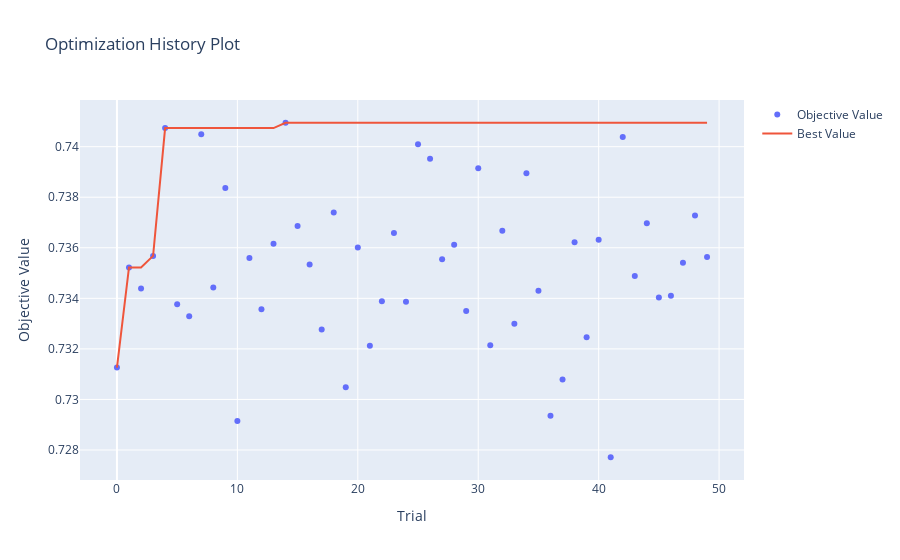
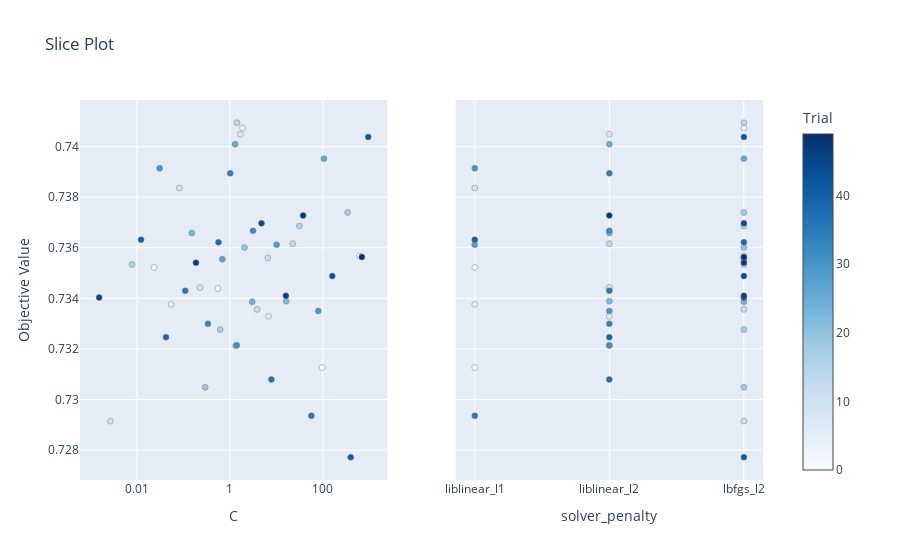
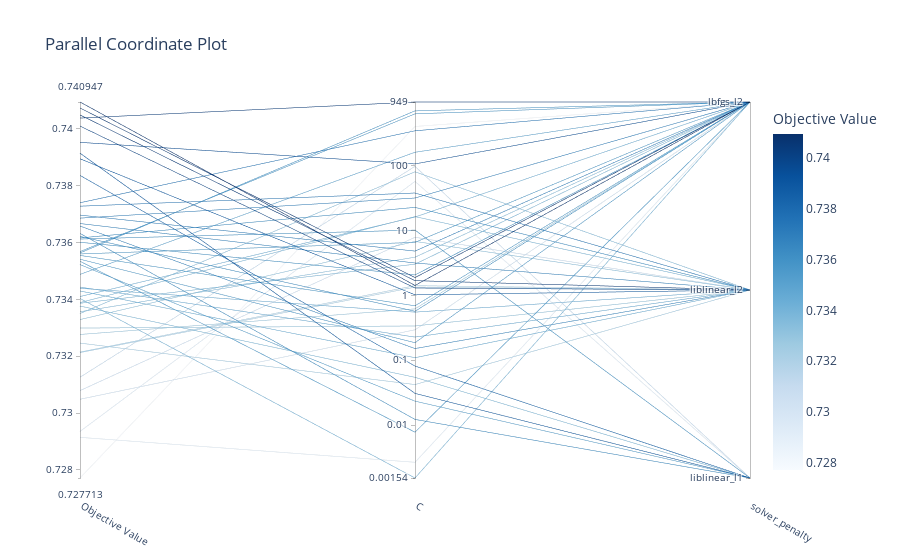
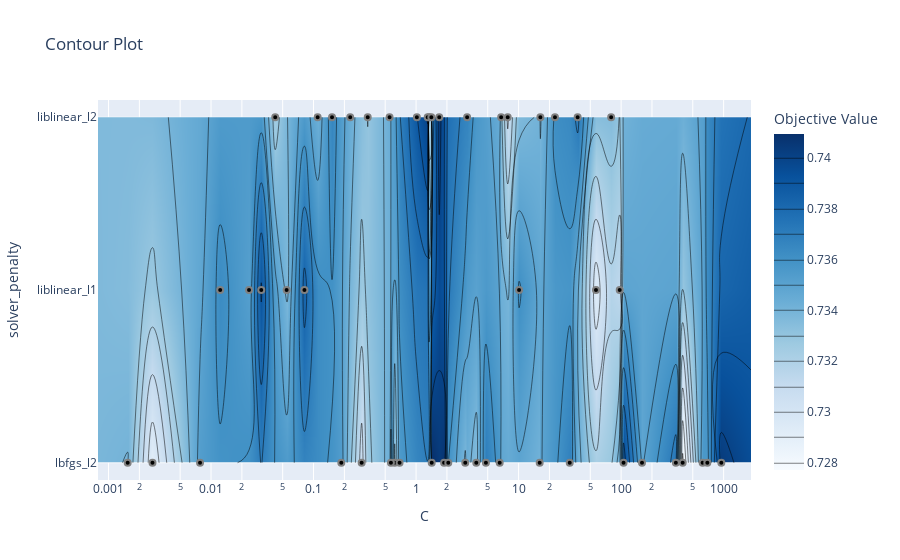

The cell these charts' notebook holds for them, in order:
### Code cell
# Exibe os melhores resultados e parâmetros para cada modelo
for model_name in best_study_per_model:
    print(f"Best F1 for {model_name}: {best_f1_per_model[model_name]}")
    print(f"Best Parameters for {model_name}: {best_params_per_model[model_name]}")

    print(f"Plots for model: {model_name}")

    study = best_study_per_model[model_name]
    fig_opt_history = plot_optimization_history(study)
    fig_opt_history.show()

    fig_slice = plot_slice(study)
    fig_slice.show()

    fig_parallel = plot_parallel_coordinate(study)
    fig_parallel.show()

    fig_contour = plot_contour(study)
    fig_contour.show()

    fig_param_importances = plot_param_importances(study)
    fig_param_importances.show()

### Figure 1 — Plotly figure (JSON) as saved in the notebook; plotly's stock layout.template omitted (floating-point values rounded to 4 significant figures)
{"data": [{"mode": "markers", "name": "Objective Value", "type": "scatter", "x": [0, 1, 2, 3, 4, 5, 6, 7, 8, 9, 10, 11, 12, 13, 14, 15, 16, 17, 18, 19, 20, 21, 22, 23, 24, 25, 26, 27, 28, 29, 30, 31, 32, 33, 34, 35, 36, 37, 38, 39, 40, 41, 42, 43, 44, 45, 46, 47, 48, 49], "y": [0.7313, 0.7352, 0.7344, 0.7357, 0.7407, 0.7338, 0.7333, 0.7405, 0.7344, 0.7384, 0.7291, 0.7356, 0.7336, 0.7362, 0.7409, 0.7369, 0.7353, 0.7328, 0.7374, 0.7305, 0.736, 0.7321, 0.7339, 0.7366, 0.7339, 0.7401, 0.7395, 0.7355, 0.7361, 0.7335, 0.7391, 0.7321, 0.7367, 0.733, 0.7389, 0.7343, 0.7294, 0.7308, 0.7362, 0.7325, 0.7363, 0.7277, 0.7404, 0.7349, 0.737, 0.734, 0.7341, 0.7354, 0.7373, 0.7356]}, {"mode": "lines", "name": "Best Value", "type": "scatter", "x": [0, 1, 2, 3, 4, 5, 6, 7, 8, 9, 10, 11, 12, 13, 14, 15, 16, 17, 18, 19, 20, 21, 22, 23, 24, 25, 26, 27, 28, 29, 30, 31, 32, 33, 34, 35, 36, 37, 38, 39, 40, 41, 42, 43, 44, 45, 46, 47, 48, 49], "y": [0.7313, 0.7352, 0.7352, 0.7357, 0.7407, 0.7407, 0.7407, 0.7407, 0.7407, 0.7407, 0.7407, 0.7407, 0.7407, 0.7407, 0.7409, 0.7409, 0.7409, 0.7409, 0.7409, 0.7409, 0.7409, 0.7409, 0.7409, 0.7409, 0.7409, 0.7409, 0.7409, 0.7409, 0.7409, 0.7409, 0.7409, 0.7409, 0.7409, 0.7409, 0.7409, 0.7409, 0.7409, 0.7409, 0.7409, 0.7409, 0.7409, 0.7409, 0.7409, 0.7409, 0.7409, 0.7409, 0.7409, 0.7409, 0.7409, 0.7409]}, {"marker": {"color": "#cccccc"}, "mode": "markers", "name": "Infeasible Trial", "showlegend": false, "type": "scatter", "x": [], "y": []}], "layout": {"title": {"text": "Optimization History Plot"}, "xaxis": {"title": {"text": "Trial"}}, "yaxis": {"title": {"text": "Objective Value"}}}}

### Figure 2 — Plotly figure (JSON) as saved in the notebook; plotly's stock layout.template omitted (floating-point values rounded to 4 significant figures)
{"data": [{"marker": {"color": [0, 1, 2, 3, 4, 5, 6, 7, 8, 9, 10, 11, 12, 13, 14, 15, 16, 17, 18, 19, 20, 21, 22, 23, 24, 25, 26, 27, 28, 29, 30, 31, 32, 33, 34, 35, 36, 37, 38, 39, 40, 41, 42, 43, 44, 45, 46, 47, 48, 49], "colorbar": {"title": {"text": "Trial"}, "x": 1, "xpad": 40}, "colorscale": [[0, "rgb(247,251,255)"], [0.125, "rgb(222,235,247)"], [0.25, "rgb(198,219,239)"], [0.375, "rgb(158,202,225)"], [0.5, "rgb(107,174,214)"], [0.625, "rgb(66,146,198)"], [0.75, "rgb(33,113,181)"], [0.875, "rgb(8,81,156)"], [1, "rgb(8,48,107)"]], "line": {"color": "Grey", "width": 0.5}, "showscale": true}, "mode": "markers", "name": "Feasible Trial", "showlegend": false, "type": "scatter", "x": [96.89, 0.02348, 0.5515, 623.7, 1.876, 0.05464, 6.759, 1.683, 0.2278, 0.08149, 0.002686, 6.542, 3.867, 22.63, 1.421, 31.53, 0.007815, 0.6192, 341.9, 0.2947, 2.062, 1.34, 16.31, 0.1515, 3.019, 1.298, 105.6, 0.6904, 10.11, 79.93, 0.03091, 1.409, 3.148, 0.3377, 1.018, 0.1097, 56.87, 7.834, 0.5687, 0.04229, 0.01229, 398.4, 949.2, 159.8, 4.799, 0.001539, 16.06, 0.1866, 37.66, 693.2], "xaxis": "x", "y": [0.7313, 0.7352, 0.7344, 0.7357, 0.7407, 0.7338, 0.7333, 0.7405, 0.7344, 0.7384, 0.7291, 0.7356, 0.7336, 0.7362, 0.7409, 0.7369, 0.7353, 0.7328, 0.7374, 0.7305, 0.736, 0.7321, 0.7339, 0.7366, 0.7339, 0.7401, 0.7395, 0.7355, 0.7361, 0.7335, 0.7391, 0.7321, 0.7367, 0.733, 0.7389, 0.7343, 0.7294, 0.7308, 0.7362, 0.7325, 0.7363, 0.7277, 0.7404, 0.7349, 0.737, 0.734, 0.7341, 0.7354, 0.7373, 0.7356], "yaxis": "y"}, {"marker": {"color": [0, 1, 2, 3, 4, 5, 6, 7, 8, 9, 10, 11, 12, 13, 14, 15, 16, 17, 18, 19, 20, 21, 22, 23, 24, 25, 26, 27, 28, 29, 30, 31, 32, 33, 34, 35, 36, 37, 38, 39, 40, 41, 42, 43, 44, 45, 46, 47, 48, 49], "colorbar": {"title": {"text": "Trial"}, "x": 1, "xpad": 40}, "colorscale": [[0, "rgb(247,251,255)"], [0.125, "rgb(222,235,247)"], [0.25, "rgb(198,219,239)"], [0.375, "rgb(158,202,225)"], [0.5, "rgb(107,174,214)"], [0.625, "rgb(66,146,198)"], [0.75, "rgb(33,113,181)"], [0.875, "rgb(8,81,156)"], [1, "rgb(8,48,107)"]], "line": {"color": "Grey", "width": 0.5}, "showscale": false}, "mode": "markers", "name": "Feasible Trial", "showlegend": false, "type": "scatter", "x": ["liblinear_l1", "liblinear_l1", "liblinear_l2", "lbfgs_l2", "lbfgs_l2", "liblinear_l1", "liblinear_l2", "liblinear_l2", "liblinear_l2", "liblinear_l1", "lbfgs_l2", "lbfgs_l2", "lbfgs_l2", "liblinear_l2", "lbfgs_l2", "lbfgs_l2", "lbfgs_l2", "lbfgs_l2", "lbfgs_l2", "lbfgs_l2", "lbfgs_l2", "liblinear_l2", "liblinear_l2", "liblinear_l2", "lbfgs_l2", "liblinear_l2", "lbfgs_l2", "lbfgs_l2", "liblinear_l1", "liblinear_l2", "liblinear_l1", "liblinear_l2", "liblinear_l2", "liblinear_l2", "liblinear_l2", "liblinear_l2", "liblinear_l1", "liblinear_l2", "lbfgs_l2", "liblinear_l2", "liblinear_l1", "lbfgs_l2", "lbfgs_l2", "lbfgs_l2", "lbfgs_l2", "lbfgs_l2", "lbfgs_l2", "lbfgs_l2", "liblinear_l2", "lbfgs_l2"], "xaxis": "x2", "y": [0.7313, 0.7352, 0.7344, 0.7357, 0.7407, 0.7338, 0.7333, 0.7405, 0.7344, 0.7384, 0.7291, 0.7356, 0.7336, 0.7362, 0.7409, 0.7369, 0.7353, 0.7328, 0.7374, 0.7305, 0.736, 0.7321, 0.7339, 0.7366, 0.7339, 0.7401, 0.7395, 0.7355, 0.7361, 0.7335, 0.7391, 0.7321, 0.7367, 0.733, 0.7389, 0.7343, 0.7294, 0.7308, 0.7362, 0.7325, 0.7363, 0.7277, 0.7404, 0.7349, 0.737, 0.734, 0.7341, 0.7354, 0.7373, 0.7356], "yaxis": "y2"}], "layout": {"title": {"text": "Slice Plot"}, "xaxis": {"anchor": "y", "domain": [0, 0.45], "title": {"text": "C"}, "type": "log"}, "xaxis2": {"anchor": "y2", "categoryarray": ["liblinear_l1", "liblinear_l2", "lbfgs_l2"], "categoryorder": "array", "domain": [0.55, 1], "title": {"text": "solver_penalty"}, "type": "category"}, "yaxis": {"anchor": "x", "domain": [0, 1], "title": {"text": "Objective Value"}}, "yaxis2": {"anchor": "x2", "domain": [0, 1], "matches": "y", "showticklabels": false}}}

### Figure 3 — Plotly figure (JSON) as saved in the notebook; plotly's stock layout.template omitted (floating-point values rounded to 4 significant figures)
{"data": [{"dimensions": [{"label": "Objective Value", "range": [0.7277, 0.7409], "values": [0.7313, 0.7352, 0.7344, 0.7357, 0.7407, 0.7338, 0.7333, 0.7405, 0.7344, 0.7384, 0.7291, 0.7356, 0.7336, 0.7362, 0.7409, 0.7369, 0.7353, 0.7328, 0.7374, 0.7305, 0.736, 0.7321, 0.7339, 0.7366, 0.7339, 0.7401, 0.7395, 0.7355, 0.7361, 0.7335, 0.7391, 0.7321, 0.7367, 0.733, 0.7389, 0.7343, 0.7294, 0.7308, 0.7362, 0.7325, 0.7363, 0.7277, 0.7404, 0.7349, 0.737, 0.734, 0.7341, 0.7354, 0.7373, 0.7356]}, {"label": "C", "range": [-2.813, 2.977], "ticktext": ["0.00154", "0.01", "0.1", "1", "10", "100", "949"], "tickvals": [-2.813, -2, -1, 0, 1, 2, 2.977], "values": [1.986, -1.629, -0.2584, 2.795, 0.2733, -1.263, 0.8299, 0.2261, -0.6424, -1.089, -2.571, 0.8157, 0.5873, 1.355, 0.1525, 1.499, -2.107, -0.2082, 2.534, -0.5306, 0.3142, 0.127, 1.213, -0.8196, 0.4799, 0.1132, 2.024, -0.1609, 1.005, 1.903, -1.51, 0.149, 0.498, -0.4714, 0.007863, -0.9599, 1.755, 0.894, -0.2451, -1.374, -1.91, 2.6, 2.977, 2.204, 0.6812, -2.813, 1.206, -0.7292, 1.576, 2.841]}, {"label": "solver_penalty", "range": [0, 2], "ticktext": ["liblinear_l1", "liblinear_l2", "lbfgs_l2"], "tickvals": [0, 1, 2], "values": [0, 0, 1, 2, 2, 0, 1, 1, 1, 0, 2, 2, 2, 1, 2, 2, 2, 2, 2, 2, 2, 1, 1, 1, 2, 1, 2, 2, 0, 1, 0, 1, 1, 1, 1, 1, 0, 1, 2, 1, 0, 2, 2, 2, 2, 2, 2, 2, 1, 2]}], "labelangle": 30, "labelside": "bottom", "line": {"color": [0.7313, 0.7352, 0.7344, 0.7357, 0.7407, 0.7338, 0.7333, 0.7405, 0.7344, 0.7384, 0.7291, 0.7356, 0.7336, 0.7362, 0.7409, 0.7369, 0.7353, 0.7328, 0.7374, 0.7305, 0.736, 0.7321, 0.7339, 0.7366, 0.7339, 0.7401, 0.7395, 0.7355, 0.7361, 0.7335, 0.7391, 0.7321, 0.7367, 0.733, 0.7389, 0.7343, 0.7294, 0.7308, 0.7362, 0.7325, 0.7363, 0.7277, 0.7404, 0.7349, 0.737, 0.734, 0.7341, 0.7354, 0.7373, 0.7356], "colorbar": {"title": {"text": "Objective Value"}}, "colorscale": [[0, "rgb(247,251,255)"], [0.125, "rgb(222,235,247)"], [0.25, "rgb(198,219,239)"], [0.375, "rgb(158,202,225)"], [0.5, "rgb(107,174,214)"], [0.625, "rgb(66,146,198)"], [0.75, "rgb(33,113,181)"], [0.875, "rgb(8,81,156)"], [1, "rgb(8,48,107)"]], "reversescale": false, "showscale": true}, "type": "parcoords"}], "layout": {"title": {"text": "Parallel Coordinate Plot"}}}

### Figure 4 — Plotly figure (JSON) as saved in the notebook; plotly's stock layout.template omitted (floating-point values rounded to 4 significant figures; data arrays with more than 128 entries replaced by an {"elided": "..."} marker saying what was removed)
{"data": [{"colorbar": {"title": {"text": "Objective Value"}}, "colorscale": [[0, "rgb(247,251,255)"], [0.125, "rgb(222,235,247)"], [0.25, "rgb(198,219,239)"], [0.375, "rgb(158,202,225)"], [0.5, "rgb(107,174,214)"], [0.625, "rgb(66,146,198)"], [0.75, "rgb(33,113,181)"], [0.875, "rgb(8,81,156)"], [1, "rgb(8,48,107)"]], "connectgaps": true, "contours": {"coloring": "heatmap"}, "hoverinfo": "none", "line": {"smoothing": 1.3}, "reversescale": false, "type": "contour", "x": [0.0007901, 0.001539, 0.002686, 0.007815, 0.01229, 0.02348, 0.03091, 0.04229, 0.05464, 0.08149, 0.1097, 0.1515, 0.1866, 0.2278, 0.2947, 0.3377, 0.5515, 0.5687, 0.6192, 0.6904, 1.018, 1.298, 1.34, 1.409, 1.421, 1.683, 1.876, 2.062, 3.019, 3.148, 3.867, 4.799, 6.542, 6.759, 7.834, 10.11, 16.06, 16.31, 22.63, 31.53, 37.66, 56.87, 79.93, 96.89, 105.6, 159.8, 341.9, 398.4, 623.7, 693.2, 949.2, 1849.0], "y": ["lbfgs_l2", "liblinear_l1", "liblinear_l2"], "z": {"elided": "3x52 float values"}}, {"marker": {"color": "black", "line": {"color": "Gray", "width": 2}}, "mode": "markers", "name": "Feasible Trial", "showlegend": false, "type": "scatter", "x": [96.89, 0.02348, 0.5515, 623.7, 1.876, 0.05464, 6.759, 1.683, 0.2278, 0.08149, 0.002686, 6.542, 3.867, 22.63, 1.421, 31.53, 0.007815, 0.6192, 341.9, 0.2947, 2.062, 1.34, 16.31, 0.1515, 3.019, 1.298, 105.6, 0.6904, 10.11, 79.93, 0.03091, 1.409, 3.148, 0.3377, 1.018, 0.1097, 56.87, 7.834, 0.5687, 0.04229, 0.01229, 398.4, 949.2, 159.8, 4.799, 0.001539, 16.06, 0.1866, 37.66, 693.2], "y": ["liblinear_l1", "liblinear_l1", "liblinear_l2", "lbfgs_l2", "lbfgs_l2", "liblinear_l1", "liblinear_l2", "liblinear_l2", "liblinear_l2", "liblinear_l1", "lbfgs_l2", "lbfgs_l2", "lbfgs_l2", "liblinear_l2", "lbfgs_l2", "lbfgs_l2", "lbfgs_l2", "lbfgs_l2", "lbfgs_l2", "lbfgs_l2", "lbfgs_l2", "liblinear_l2", "liblinear_l2", "liblinear_l2", "lbfgs_l2", "liblinear_l2", "lbfgs_l2", "lbfgs_l2", "liblinear_l1", "liblinear_l2", "liblinear_l1", "liblinear_l2", "liblinear_l2", "liblinear_l2", "liblinear_l2", "liblinear_l2", "liblinear_l1", "liblinear_l2", "lbfgs_l2", "liblinear_l2", "liblinear_l1", "lbfgs_l2", "lbfgs_l2", "lbfgs_l2", "lbfgs_l2", "lbfgs_l2", "lbfgs_l2", "lbfgs_l2", "liblinear_l2", "lbfgs_l2"]}, {"marker": {"color": "#cccccc", "line": {"color": "Gray", "width": 2}}, "mode": "markers", "name": "Infeasible Trial", "showlegend": false, "type": "scatter", "x": [], "y": []}], "layout": {"title": {"text": "Contour Plot"}, "xaxis": {"range": [-3.102, 3.267], "title": {"text": "C"}, "type": "log"}, "yaxis": {"range": [-0.1, 2.1], "title": {"text": "solver_penalty"}, "type": "category"}}}
